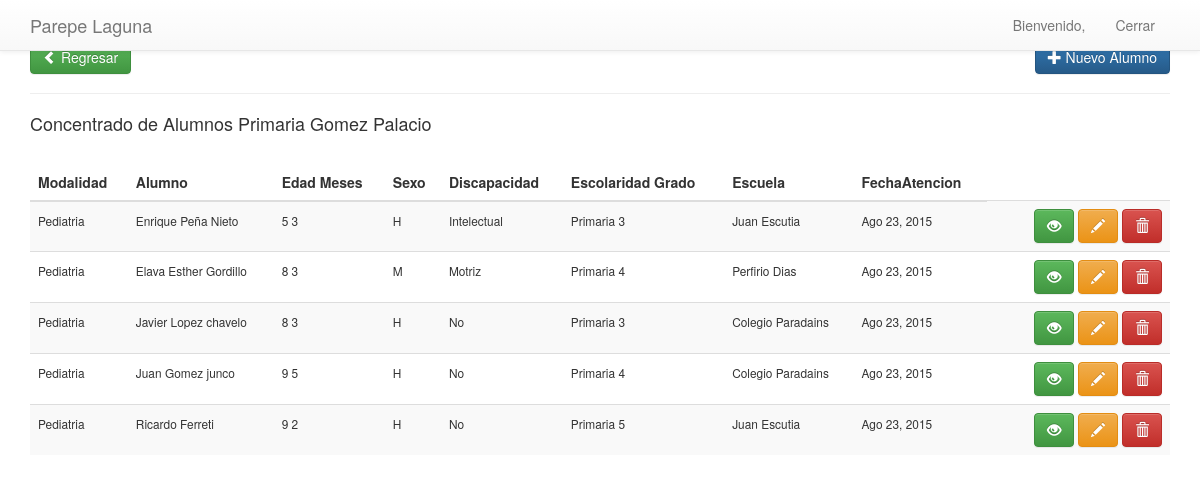
Page /lisPrimg/ on the committed database.
### apps/principal/models.py (models this page shows, shortened)
class TimeStampModel(models.Model):
    user     = models.ForeignKey(settings.AUTH_USER_MODEL,null=True,blank=True)
    fecha    = models.DateTimeField(auto_now_add=True)
    modified = models.DateTimeField(auto_now=True)
    class Meta:
        abstract = True

class Alumno(TimeStampModel):
    Opsexo = (
        ('H', 'Hombre'),
        ('M', 'Mujer'),
        )
    Op2 = (
        ('Si', 'Si'),
        ('No', 'No'),
        )
    opesc=(
        ('Preescolar','Preescolar'),
        ('Primaria' ,'Primaria'),
        ('Secundaria','Secundaria'),
        ('No Estudia y tiene edad escolar',  'No Estudia y tiene edad escolar'),
        ('Bachillerato', 'Bachillerato'),
        ('No Tiene Edad escolar',  'No Tiene Edad escolar'),
        ('Cam', 'Cam'),
        ('Cil', 'Cil'),
        )
    Disca=(
        ('No', 'No'),
        ('Motriz','Motriz'),
        ('Visual', 'Visual'),
        ('Auditiva', 'Auditiva'),
        ('Intelectual', 'Intelectual'),
        ('Otra', 'Otra'),
        )
    tp =(
            ('Pediatria','Pediatria'),
            ('ConsultaExt','Consulta Externa'),
            ('AtencionDom','Atencion Domiciliaria'),
        )
    at = (
            ('Pedagogia','Pedagogia'),
            ('Psicologia','Psicologia'),
        )
    folio = models.IntegerField()
    hospital = models.ForeignKey('Hospital')
    atencion = models.CharField(max_length=10,null=True,blank=True,choices=at)
    ciclo = models.ForeignKey('Cicloescolar',default=1)
    modalidad = models.CharField(max_length=25,null=True,default=True,choices=tp)
    nombre = models.CharField(max_length=180)
    edad = models.IntegerField()
    meses = models.IntegerField()
    sexo = models.CharField(max_length=1,choices=Opsexo)
    coloniaal = models.CharField(max_length=100)
    callenumal = models.CharField(max_length=100)
    localidadal = models.CharField(max_length=80)
    discapacidad = models.CharField(max_length=12,choices=Disca)
    grado = models.IntegerField()
    escolaridad = models.CharField(max_length=40,choices=opesc)
    escuela = models.CharField(max_length=100)
    coloniaesc = models.CharField(max_length=80)
    direccionesc = models.CharField(max_length=120, null=True,blank=True)
    localidadesc = models.CharField(max_length=100)
    especialidad = models.CharField(max_length=80)
    diagnostico = models.CharField(max_length=80)
    fechaatencion  = models.DateField()
    horainicio = models.TimeField()
    horafin = models.TimeField()
    tema = models.CharField(max_length=80)
    observacion = models.TextField()

### apps/principal/views.py (the view)
# urls.py: url(r'^lisPrimg/$',views.ListaAlumnosPrimagomez.as_view(),name='list_primgom'),
class ListaAlumnosPrimagomez(LoginRequiredMixin,GroupRequiredMixin,ListView): # Primaria Gomez Acumulado
	context_object_name = 'alumnos'
	template_name = 'principal/alumnosxx.html'
	model = Alumno
	group_required = ['gomez','super']
	def get_queryset(self):
		return super(ListaAlumnosPrimagomez,self).get_queryset().filter(escolaridad='Primaria',hospital=1,ciclo__status=True)
	def get_context_data(self, **kwargs): #para saber si  ya  existe el alumo para la foto
		context = super(ListaAlumnosPrimagomez, self).get_context_data(**kwargs)
		context['hospital'] = "Concentrado de Alumnos Primaria Gomez Palacio"
		return context

### apps/principal/templates/principal/alumnosxx.html (shortened to what this page needs)
{% extends "principal/base_principal.html" %}
{% block content %}
{% include "principal/navbar.html" %}
<div class="container">
        <div class="page-header">
            <br>
          <h4>
           <a href="/" class="btn btn-success">
                            <span class="glyphicon glyphicon-chevron-left"></span> Regresar
            </a>
            <a class="btn btn-primary pull-right" href="/addalumno">
                    <span class="glyphicon glyphicon-plus"></span> Nuevo Alumno
                </a>
          </h4>
        </div>
          <div class="row">
            <div class="col-md-12">
                <table class="table table-striped table-hover">
                <thead>
                    <tr>
                        <th>Modalidad</th>
                        <th>Alumno</th>
                        <th>Edad Meses</th>
                        <th>Sexo</th>
                        <th>Discapacidad</th>
                        <th>Escolaridad Grado</th>
                        <th>Escuela</th>
                        <th>FechaAtencion</th>
                    </tr>
                    </thead>
                    <tbody>
                        <h4><p>{{hospital}}</p></h4>
                         <br>
                        {%for a in alumnos%}
                        <tr>
                             <td>
                                 <small>{{a.modalidad}}</small>
                            </td>
                            <td>
                                <small>{{a.nombre}}</small>
                            </td>
                            <td>
                               <small>{{a.edad}} {{a.meses}}</small>
                            </td>
                            <td>
                                <small>{{a.sexo}}</small>
                            </td>
                            <td>
                                <small>{{a.discapacidad}}</small>
                            </td>
                            <td>
                                <small>{{a.escolaridad}} {{a.grado}}</small>
                            </td>
                            <td>
                                <small>{{a.escuela}}</small>
                            </td>
                            <td>
                                <small>{{a.fechaatencion|date:"M d, Y"}}</small>
                            </td>
                            <td>
                                <td class="text-right">
                                <a href="#" class="btn btn-success"><span class="glyphicon glyphicon-eye-open"></span></a>
                                <a href="{% url 'principal_app:alumno_update' a.id %}"  class="btn btn-warning"><span class="glyphicon glyphicon-pencil"></span></a>
                                <a href="#" class="btn btn-danger"><span class="glyphicon glyphicon-trash"></span></a>
                            </td>
                        </tr>
                        {%endfor%}
                        </tbody>
                </table>
            </div>
        </div>
    </div>
{%endblock%}

### apps/principal/static/css/estilos.css (style rules this page uses)
body { margin-top: 60px; }
.page-header { margin: 10px 0 10px !important; font-weight: bolder; }

### apps/principal/static/css/sb-admin.css (style rules this page uses)
@media (min-width:768px) { body { margin-top: 2px; } }

### rows in the picture
Alumno: modalidad "Pediatria", nombre "Enrique Peña Nieto", edad "5", meses "3", sexo "H", discapacidad "Intelectual", escolaridad "Primaria", grado "3", escuela "Juan Escutia", fechaatencion "Ago 23, 2015"
Alumno: modalidad "Pediatria", nombre "Elava Esther Gordillo", edad "8", meses "3", sexo "M", discapacidad "Motriz", escolaridad "Primaria", grado "4", escuela "Perfirio Dias", fechaatencion "Ago 23, 2015"
Alumno: modalidad "Pediatria", nombre "Javier Lopez chavelo", edad "8", meses "3", sexo "H", discapacidad "No", escolaridad "Primaria", grado "3", escuela "Colegio Paradains", fechaatencion "Ago 23, 2015"
Alumno: modalidad "Pediatria", nombre "Juan Gomez junco", edad "9", meses "5", sexo "H", discapacidad "No", escolaridad "Primaria", grado "4", escuela "Colegio Paradains", fechaatencion "Ago 23, 2015"
Alumno: modalidad "Pediatria", nombre "Ricardo Ferreti", edad "9", meses "2", sexo "H", discapacidad "No", escolaridad "Primaria", grado "5", escuela "Juan Escutia", fechaatencion "Ago 23, 2015"

### other values in the picture
{{ hospital }} "Concentrado de Alumnos Primaria Gomez Palacio"
